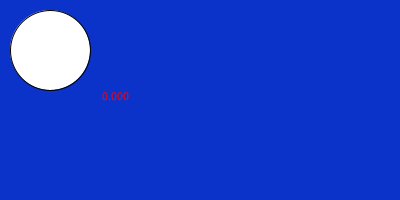
Frame 1 (no input)
Frame 60 (the mouse pressed at the canvas centre just before this capture): identical to frame 1, image omitted
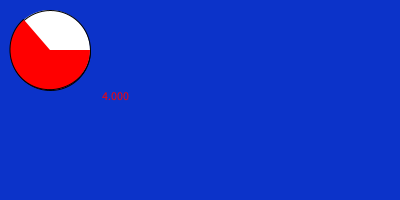
Frame 120 (the mouse held since frame 60 and released just before this capture)

The Processing sketch that drew these frames (run headless with seeded random() and noise(); from frame 60 on, the mouse is pressed at the canvas centre):

// Processing sketch: week16_2
// ── week16_2.pde
void setup(){
  size(400,200);
}
void draw(){
 background(#0C33C9); 
 fill(255);
 ellipse(50,50, 80,80);
  //    圓心   寬，高
 fill(255,0,0);
 float stop=mouseX/50.0;
 text(stop, 100,100); //畫出字
 arc(50,50, 80,80, 0, stop); //畫出圓弧
}  //圓心   寬 高 開始 結束  
